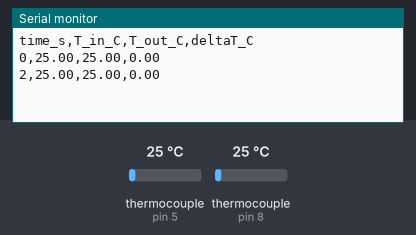
Bench run of a sketch on a simulated Arduino Uno, built with avr-gcc and run on an emulated ATmega328P. Parts: the last lines printed to the serial monitor. Inputs (shaded band) come from the test bench; at power-on: thermocouple (sensors on pin 5, pin 8) 25 °C.

Above: at 2.8 s.
2.9 s: thermocouple (sensor on pin 5) set to 6 °C
At 5.0 s:
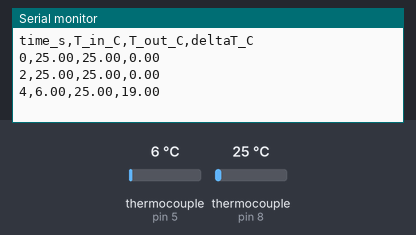
5.6 s: thermocouple (sensor on pin 8) set to 6 °C
At 6.6 s:
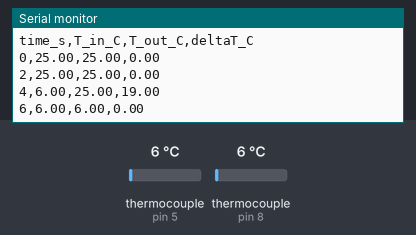
8.3 s: thermocouple (sensor on pin 5) set to 75 °C
At 10.8 s:
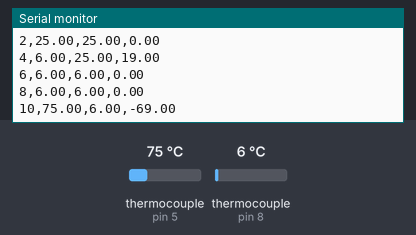
11.0 s: thermocouple (sensor on pin 8) set to 75 °C
At 12.7 s:
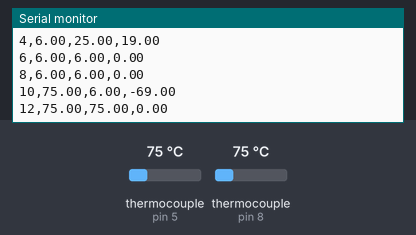
Timing chart, 0 to 14.2 s (numbered marks = the images above; inputs shaded):
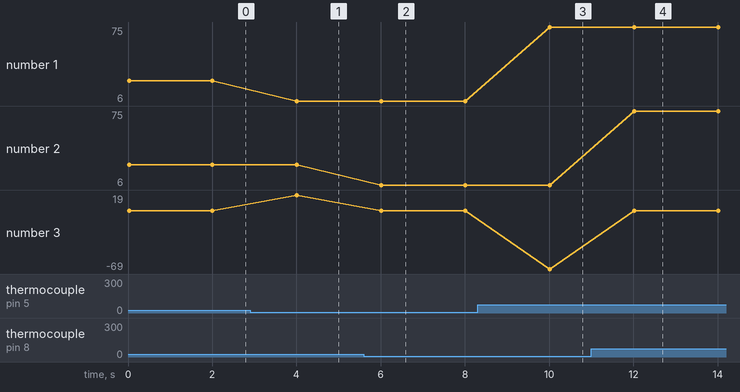

The sketch:

arduino_logger.ino
```cpp
// Simple dual-thermocouple logger (MAX6675) for inlet/outlet measurements.
// Hardware: Two MAX6675 boards + Type-K probes.
// NOTE: If you use MAX31855 instead, change the library and read calls accordingly.

#include "max6675.h"

// Thermocouple 1 (Inlet)
int thermoDO1  = 4;
int thermoCS1  = 5;
int thermoCLK1 = 6;

// Thermocouple 2 (Outlet)
int thermoDO2  = 7;
int thermoCS2  = 8;
int thermoCLK2 = 9;

MAX6675 tc_in(thermoCLK1, thermoCS1, thermoDO1);
MAX6675 tc_out(thermoCLK2, thermoCS2, thermoDO2);

// Optional: Hall-effect flow sensor on D2 (uncomment to use)
// volatile unsigned long pulseCount = 0;
// void ISR_flow() { pulseCount++; }

unsigned long t0;

void setup() {
  Serial.begin(9600);
  // attachInterrupt(digitalPinToInterrupt(2), ISR_flow, RISING);
  t0 = millis();
  Serial.println("time_s,T_in_C,T_out_C,deltaT_C");
}

void loop() {
  float Tin  = tc_in.readCelsius();
  float Tout = tc_out.readCelsius();
  float dT   = Tout - Tin;

  unsigned long t = (millis() - t0) / 1000UL;

  Serial.print(t); Serial.print(",");
  Serial.print(Tin, 2); Serial.print(",");
  Serial.print(Tout, 2); Serial.print(",");
  Serial.println(dT, 2);

  delay(2000);
}
```

Measured:
- after the input at 2.9 s, the serial monitor: prints a new line after 1.1 s (image 1)
- after the input at 5.6 s, the serial monitor: prints a new line after 0.41 s (image 2)
- after the input at 8.3 s, the serial monitor: prints a new line after 1.7 s (image 3)
- after the input at 11.0 s, the serial monitor: prints a new line after 1.0 s (image 4)
- plotted number 1: 25 → 6 after the input at 2.9 s, 6 → 75 after the input at 8.3 s
- plotted number 3: 0 → 19 after the input at 2.9 s, 19 → 0 after the input at 5.6 s, 0 → -69 after the input at 8.3 s
